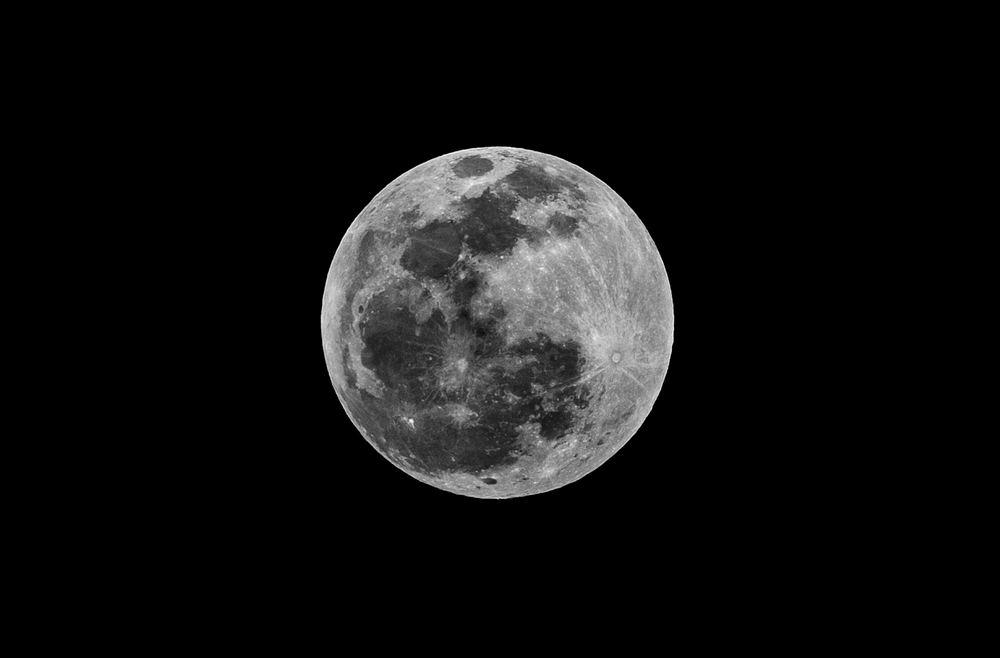
#> input picture moon.tif, 1000 x 658 px, shrunk from 1800 x 1184 before the run
$ python image_cropping.py
#> lines starting #> are read from the running program, lines starting #| are printed output that depends on the picture
#I used the following libraries, not all are required:
import numpy as np
import matplotlib.pyplot as plt
from PIL import Image
from math import ceil

#Open image (I used a .tif file):
img = plt.imread ("moon.tif")
#> img is the input picture: shape (658, 1000); min 0, max 251, mean 16.9

#Display original image
original_image = plt.figure()
original_image.suptitle("Original Image")
original_image = plt.axis('off')
original_image = plt.imshow(img,cmap='gray')
original_image = plt.show()

#Find size of the image:
x_size, y_size = img.shape
#> x_size = 658; y_size = 1000

#Suppose we want to display the central third of the image WRT to x and y:
min_x = int (x_size/4)
#> min_x = 164
max_x = x_size - min_x
#> max_x = 494
min_y = int (y_size/3)
#> min_y = 333
max_y = y_size - min_y
#> max_y = 667

cropped_img = img [min_x : max_x , min_y : max_y]
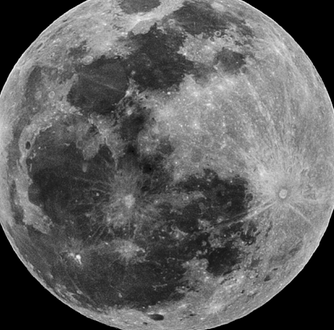
#> cropped_img: shape (330, 334); min 0, max 251, mean 95.3

#display cropped image:
cropped_image = plt.figure()
cropped_image.suptitle("Cropped Image")
cropped_image = plt.axis('off')
cropped_image = plt.imshow (cropped_img,cmap='gray')
cropped_image = plt.show()

$ run again, with LowDoseCT.tif copied over moon.tif
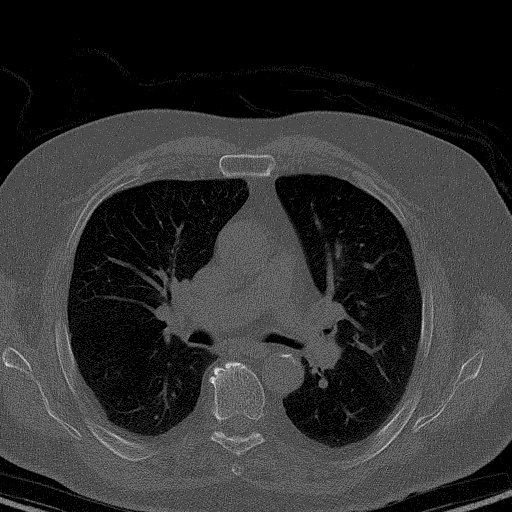
#> input picture LowDoseCT.tif, 512 x 512 px
#> img is the input picture: shape (512, 512) uint16; min 0, max 2607, mean 586.1
#> `cropped_img = img [min_x : max_x , min_y : max_y]`:
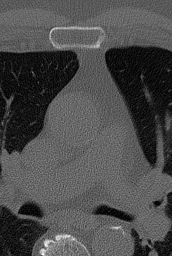
#> cropped_img: shape (256, 172) uint16; min 0, max 2607, mean 775.1; drawn with min black and max white
